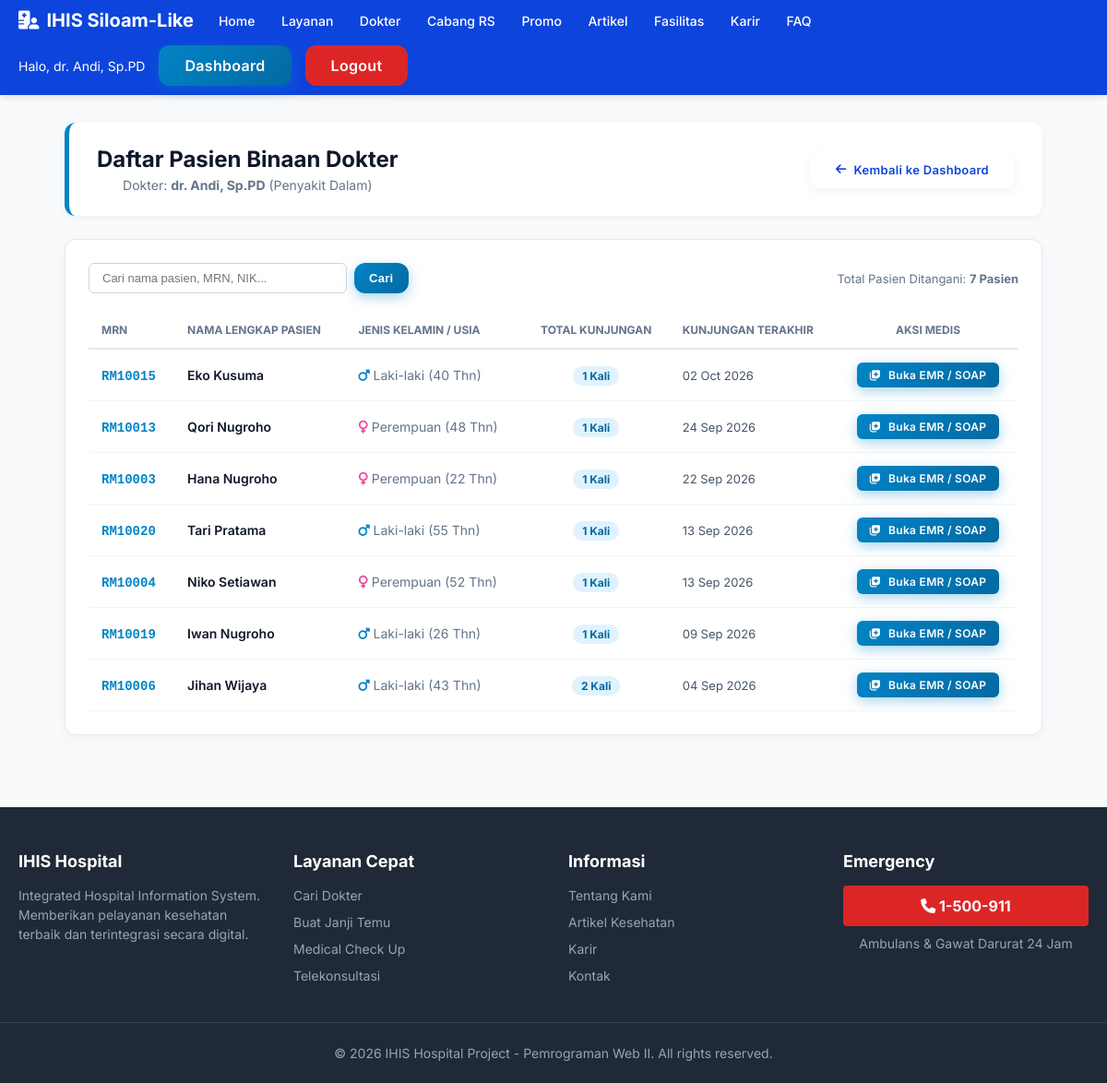
Page /index.php?page=doctor_patients (signed in) on the committed database.
### tables this page shows
CREATE TABLE `doctors` (
  `id` int(11) NOT NULL,
  `user_id` int(11) NOT NULL,
  `poly_id` int(11) NOT NULL,
  `full_name` varchar(150) NOT NULL,
  `specialty` varchar(100) NOT NULL,
  `fee` decimal(10,2) NOT NULL DEFAULT 0.00,
  `status` enum('ACTIVE','INACTIVE') DEFAULT 'ACTIVE',
  `created_at` timestamp NULL DEFAULT current_timestamp()
);

CREATE TABLE `patients` (
  `id` int(11) NOT NULL,
  `user_id` int(11) NOT NULL,
  `mrn` varchar(20) NOT NULL COMMENT 'Medical Record Number',
  `nik` varchar(20) NOT NULL,
  `full_name` varchar(150) NOT NULL,
  `birth_date` date DEFAULT NULL,
  `gender` enum('M','F') DEFAULT NULL,
  `address` text DEFAULT NULL,
  `phone` varchar(20) DEFAULT NULL,
  `blood_group` varchar(5) DEFAULT NULL,
  `insurance_provider` varchar(100) DEFAULT NULL,
  `created_at` timestamp NULL DEFAULT current_timestamp()
);

### index.php (called while the page is built, shortened)
<?php
$page = isset($_GET['page']) ? $_GET['page'] : 'home';
require_once 'includes/header.php';
require_once "pages/{$page}.php";
require_once 'includes/footer.php';
?>

### pages/doctor_patients.php (the view, shortened to what this page needs)
<?php
$stmt_doc = $pdo->prepare("SELECT id, full_name, specialty FROM doctors WHERE user_id = ?");
$stmt_doc->execute([$_SESSION['user_id']]);
$doctor = $stmt_doc->fetch(PDO::FETCH_ASSOC);
$doctor_id = $doctor['id'];
$search = trim($_GET['q'] ?? '');
$params = [$doctor_id];
$where_search = "";
$query = "
    SELECT
        p.id as patient_id,
        p.full_name,
        p.mrn,
        p.gender,
        p.birth_date,
        COUNT(a.id) as total_visits,
        MAX(a.appointment_date) as last_visit,
        MAX(a.id) as latest_appointment_id
    FROM appointments a
    JOIN patients p ON a.patient_id = p.id
    WHERE a.doctor_id = ? $where_search
    GROUP BY p.id, p.full_name, p.mrn, p.gender, p.birth_date
    ORDER BY last_visit DESC
";
$stmt = $pdo->prepare($query);
$stmt->execute($params);
$patient_list = $stmt->fetchAll(PDO::FETCH_ASSOC);
?>
<div class="container page-wrapper" style="max-width: 1100px; margin: 30px auto; padding: 0 20px;">
    <div class="page-header" style="background: white; padding: 25px 30px; border-radius: 12px; box-shadow: 0 2px 8px rgba(0,0,0,0.05); margin-bottom: 25px; display: flex; justify-content: space-between; align-items: center; flex-wrap: wrap; gap: 15px; border-left: 5px solid #0284c7;">
        <div>
            <h2 style="margin: 0 0 5px; color: #0f172a; font-size: 24px;">Daftar Pasien Binaan Dokter</h2>
            <p style="margin: 0; color: #64748b; font-size: 14px;">Dokter: <strong><?= htmlspecialchars($doctor['full_name']) ?></strong> (<?= htmlspecialchars($doctor['specialty']) ?>)</p>
        </div>
        <div style="display: flex; gap: 10px;">
            <a href="index.php?page=doctor_dashboard" class="btn btn-light" style="font-size: 13px;"><i class="fa-solid fa-arrow-left"></i> Kembali ke Dashboard</a>
        </div>
    </div>
    <div style="background: white; border-radius: 12px; padding: 25px; box-shadow: 0 4px 15px rgba(0,0,0,0.04); border: 1px solid #e2e8f0;">
        <div style="display: flex; justify-content: space-between; align-items: center; margin-bottom: 20px; flex-wrap: wrap; gap: 10px;">
            <form method="GET" action="index.php" style="display: flex; gap: 8px;">
                <input type="text" name="q" value="<?= htmlspecialchars($search) ?>" placeholder="Cari nama pasien, MRN, NIK..." style="padding: 8px 14px; border: 1px solid #cbd5e1; border-radius: 6px; font-size: 13px; min-width: 280px;">
                <button type="submit" class="btn btn-primary" style="padding: 8px 16px; font-size: 13px;">Cari</button>
            </form>
            <div style="font-size: 13px; color: #64748b;">Total Pasien Ditangani: <strong><?= count($patient_list) ?> Pasien</strong></div>
        </div>
        <div style="overflow-x: auto;">
            <table style="width: 100%; border-collapse: collapse; font-size: 14px;">
                <thead>
                    <tr style="border-bottom: 2px solid #e2e8f0; text-align: left; color: #64748b; font-size: 12px; text-transform: uppercase;">
                        <th style="padding: 12px 14px;">MRN</th>
                        <th style="padding: 12px 14px;">Nama Lengkap Pasien</th>
                        <th style="padding: 12px 14px;">Jenis Kelamin / Usia</th>
                        <th style="padding: 12px 14px; text-align: center;">Total Kunjungan</th>
                        <th style="padding: 12px 14px;">Kunjungan Terakhir</th>
                        <th style="padding: 12px 14px; text-align: center;">Aksi Medis</th>
                    </tr>
                </thead>
                <tbody>
                    <?php if(empty($patient_list)): ?>
                        <tr><td colspan="6" style="text-align: center; padding: 35px; color: #94a3b8;">Belum ada riwayat kunjungan pasien untuk pencarian ini.</td></tr>
                    <?php else: ?>
                        <?php foreach($patient_list as $pt): ?>
                            <?php
                            $age = '-';
                            if ($pt['birth_date']) {
                                $age = date_diff(date_create($pt['birth_date']), date_create('today'))->y . ' Thn';
                            }
                            ?>
                            <tr style="border-bottom: 1px solid #f1f5f9;">
                                <td style="padding: 14px; font-weight: 700; color: #0284c7;"><code><?= htmlspecialchars($pt['mrn']) ?></code></td>
                                <td style="padding: 14px; font-weight: 600; color: #0f172a;"><?= htmlspecialchars($pt['full_name']) ?></td>
                                <td style="padding: 14px; color: #64748b;">
                                    <?= $pt['gender'] === 'M' ? '<i class="fa-solid fa-mars" style="color:#0284c7;"></i> Laki-laki' : '<i class="fa-solid fa-venus" style="color:#ec4899;"></i> Perempuan' ?> (<?= $age ?>)
                                </td>
                                <td style="padding: 14px; text-align: center;">
                                    <span style="background: #e0f2fe; color: #0369a1; padding: 3px 10px; border-radius: 20px; font-weight: 700; font-size: 12px;">
                                        <?= $pt['total_visits'] ?> Kali
                                    </span>
                                </td>
                                <td style="padding: 14px; color: #475569; font-size: 13px;">
                                    <?= date('d M Y', strtotime($pt['last_visit'])) ?>
                                </td>
                                <td style="padding: 14px; text-align: center;">
                                    <a href="index.php?page=doctor_encounter&appointment_id=<?= $pt['latest_appointment_id'] ?>" class="btn btn-primary" style="padding: 6px 14px; font-size: 12px; border-radius: 6px;">
                                        <i class="fa-solid fa-notes-medical"></i> Buka EMR / SOAP
                                    </a>
                                </td>
                            </tr>
                        <?php endforeach; ?>
                    <?php endif; ?>
                </tbody>
            </table>
        </div>
    </div>
</div>

### assets/css/global.css (style rules this page uses)
:root { --primary-color: #0d44dc; --primary-hover: #2563eb; --danger-color: #dc2626; --danger-hover: #ef4444; --bg-light: #f9fafb; --text-main: #1f2937; --text-muted: #6b7280; --white: #ffffff; --font-family: 'Inter', sans-serif; }
* { margin: 0; padding: 0; box-sizing: border-box; }
body { font-family: var(--font-family); background-color: var(--bg-light); color: var(--text-main); display: flex; flex-direction: column; min-height: 100vh; }
.container { max-width: 1200px; margin: 0 auto; padding: 0 20px; width: 100%; }
a { text-decoration: none; color: inherit; }
.btn-primary { background-color: var(--primary-hover); color: var(--white); }
.btn-light { background-color: var(--white); color: var(--primary-color); }
.btn { display: inline-flex; align-items: center; justify-content: center; gap: 8px; padding: 12px 28px; font-size: 1rem; font-weight: 600; letter-spacing: 0.3px; text-decoration: none; border: none; border-radius: 12px; cursor: pointer; transition: all 0.3s cubic-bezier(0.4, 0, 0.2, 1); box-shadow: 0 4px 12px rgba(0, 0, 0, 0.05); }
.btn-primary { background: linear-gradient(135deg, #0284c7 0%, #0369a1 100%); color: #ffffff; box-shadow: 0 4px 14px rgba(2, 132, 199, 0.35); }

### assets/css/doctor_patients.css (style rules this page uses)
.page-header { background: linear-gradient(135deg, var(--primary-color), #3b82f6); color: white; padding: 40px 20px; text-align: center; border-radius: 8px; margin-bottom: 30px; box-shadow: 0 4px 6px rgba(0,0,0,0.1); }
.page-header h2 { font-size: 2.2rem; font-weight: 700; margin-bottom: 10px; }
.page-header p { color: #e0e7ff; }

### rows in the picture
doctors: full_name "dr. Andi, Sp.PD", specialty "Penyakit Dalam"
patients: mrn "RM10015", full_name "Eko Kusuma", gender "M" (drawn), birth_date "40 Thn", total_visits "1", last_visit "02 Oct 2026"
patients: mrn "RM10013", full_name "Qori Nugroho", gender "F" (drawn), birth_date "48 Thn", total_visits "1", last_visit "24 Sep 2026"
patients: mrn "RM10003", full_name "Hana Nugroho", gender "F" (drawn), birth_date "22 Thn", total_visits "1", last_visit "22 Sep 2026"
patients: mrn "RM10020", full_name "Tari Pratama", gender "M" (drawn), birth_date "55 Thn", total_visits "1", last_visit "13 Sep 2026"
patients: mrn "RM10004", full_name "Niko Setiawan", gender "F" (drawn), birth_date "52 Thn", total_visits "1", last_visit "13 Sep 2026"
patients: mrn "RM10019", full_name "Iwan Nugroho", gender "M" (drawn), birth_date "26 Thn", total_visits "1", last_visit "09 Sep 2026"
patients: mrn "RM10006", full_name "Jihan Wijaya", gender "M" (drawn), birth_date "43 Thn", total_visits "2", last_visit "04 Sep 2026"

### other values in the picture
$_SESSION['user_name'] "dr. Andi, Sp.PD"
count($patient_list) "7"
